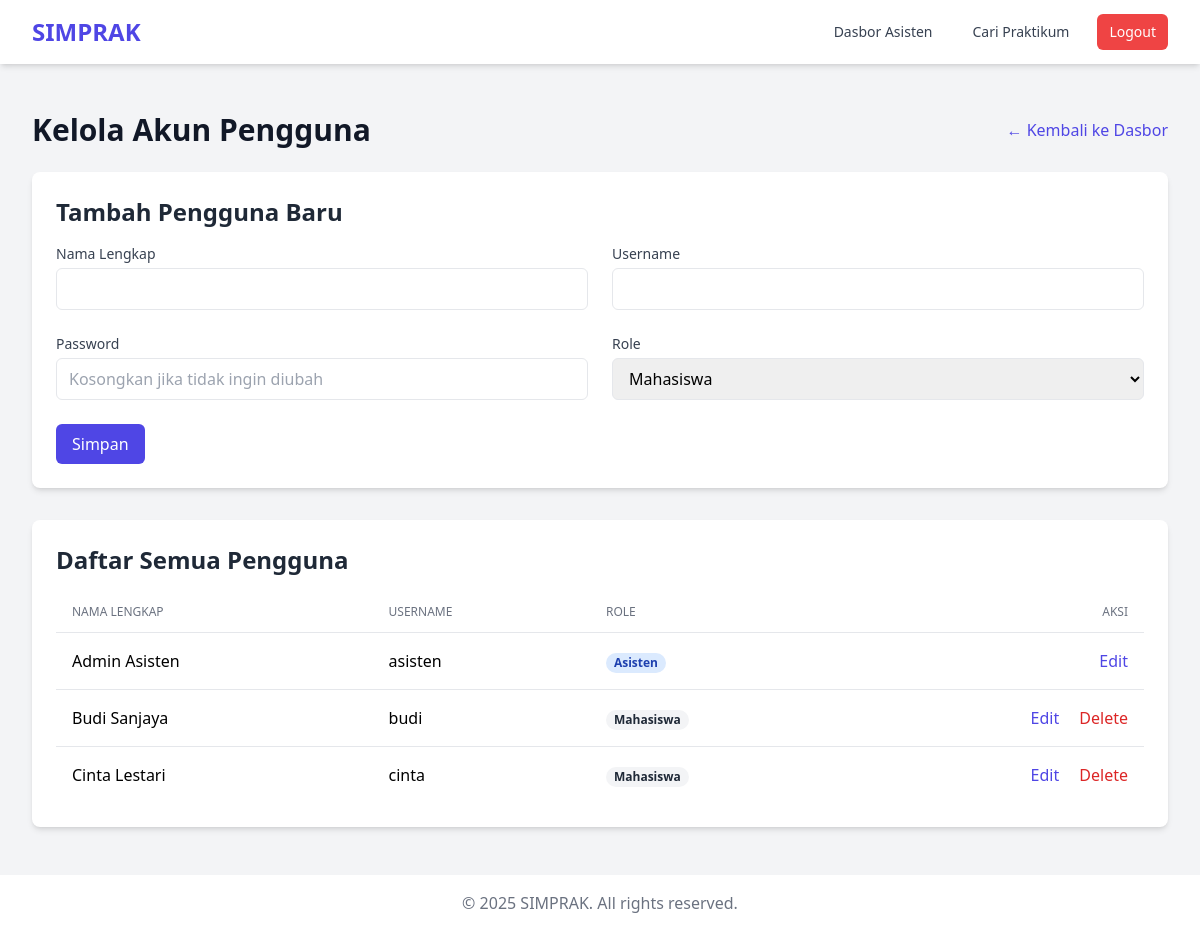
Screenshot of /index.php?page=manage_users (signed in) with the database file from the repository.
### tables this page shows
CREATE TABLE `users` (
  `id` int(11) NOT NULL AUTO_INCREMENT,
  `nama_lengkap` varchar(255) NOT NULL,
  `username` varchar(100) NOT NULL,
  `password` varchar(255) NOT NULL,
  `role` enum('mahasiswa','asisten') NOT NULL,
  `created_at` timestamp NOT NULL DEFAULT current_timestamp(),
  PRIMARY KEY (`id`),
  UNIQUE KEY `username` (`username`)
);

### src/views/asisten/manage_users.php (the view, shortened to what this page needs)
<?php
require_once __DIR__ . '/../../../config/database.php';
include_once __DIR__ . '/../templates/header.php';
$result = $conn->query("SELECT id, nama_lengkap, username, role FROM users ORDER BY created_at DESC");
?>
<div class="px-4 py-6 sm:px-0">
    <div class="flex justify-between items-center mb-6">
        <h1 class="text-3xl font-bold text-gray-900">Kelola Akun Pengguna</h1>
        <a href="index.php?page=asisten_dashboard" class="text-indigo-600 hover:underline">&larr; Kembali ke Dasbor</a>
    </div>
    <div class="bg-white p-6 rounded-lg shadow-md mb-8">
        <h2 id="form-title-user" class="text-2xl font-semibold text-gray-800 mb-4">Tambah Pengguna Baru</h2>
        <form id="user-form" action="index.php" method="POST">
            <div class="grid grid-cols-1 md:grid-cols-2 gap-6">
                <div>
                    <label for="nama_lengkap" class="block text-sm font-medium text-gray-700">Nama Lengkap</label>
                    <input type="text" name="nama_lengkap" id="nama_lengkap" required class="w-full px-3 py-2 mt-1 border rounded-md">
                </div>
                 <div>
                    <label for="username" class="block text-sm font-medium text-gray-700">Username</label>
                    <input type="text" name="username" id="username" required class="w-full px-3 py-2 mt-1 border rounded-md">
                </div>
                <div>
                    <label for="password" class="block text-sm font-medium text-gray-700">Password</label>
                    <input type="password" name="password" id="password" class="w-full px-3 py-2 mt-1 border rounded-md" placeholder="Kosongkan jika tidak ingin diubah">
                </div>
                <div>
                    <label for="role" class="block text-sm font-medium text-gray-700">Role</label>
                    <select name="role" id="role" required class="w-full px-3 py-2 mt-1 border rounded-md">
                        <option value="mahasiswa">Mahasiswa</option>
                    </select>
                </div>
            </div>
            <div class="mt-6 flex items-center space-x-4">
                <button type="submit" id="submit-button-user" class="px-4 py-2 font-medium text-white bg-indigo-600 rounded-md hover:bg-indigo-700">Simpan</button>
            </div>
        </form>
    </div>
    <div class="bg-white p-6 rounded-lg shadow-md overflow-x-auto">
        <h2 class="text-2xl font-semibold text-gray-800 mb-4">Daftar Semua Pengguna</h2>
        <table class="min-w-full divide-y divide-gray-200">
            <thead>
                <tr>
                    <th class="px-4 py-3 text-left text-xs font-medium text-gray-500 uppercase">Nama Lengkap</th>
                    <th class="px-4 py-3 text-left text-xs font-medium text-gray-500 uppercase">Username</th>
                    <th class="px-4 py-3 text-left text-xs font-medium text-gray-500 uppercase">Role</th>
                    <th class="px-4 py-3 text-right text-xs font-medium text-gray-500 uppercase">Aksi</th>
                </tr>
            </thead>
            <tbody class="bg-white divide-y divide-gray-200">
                <?php while($row = $result->fetch_assoc()): ?>
                <tr>
                    <td class="px-4 py-4"><?= htmlspecialchars($row['nama_lengkap']) ?></td>
                    <td class="px-4 py-4"><?= htmlspecialchars($row['username']) ?></td>
                    <td class="px-4 py-4">
                        <span class="px-2 inline-flex text-xs leading-5 font-semibold rounded-full
                            <?= $row['role'] == 'asisten' ? 'bg-blue-100 text-blue-800' : 'bg-gray-100 text-gray-800' ?>">
                            <?= ucfirst($row['role']) ?>
                        </span>
                    </td>
                    <td class="px-4 py-4 text-right">
                        <button onclick="editUserForm(<?= $row['id'] ?>, '<?= htmlspecialchars(addslashes($row['nama_lengkap'])) ?>', '<?= htmlspecialchars(addslashes($row['username'])) ?>', '<?= $row['role'] ?>')" class="text-indigo-600 hover:text-indigo-900">Edit</button>
                        <?php if ($row['id'] != $_SESSION['user_id']):  ?>
                            <a href="index.php?action=delete_user&id=<?= $row['id'] ?>" onclick="return confirm('Yakin ingin menghapus pengguna ini? Semua data terkait (laporan, etc) akan ikut terhapus.')" class="text-red-600 hover:text-red-900 ml-4">Delete</a>
                        <?php endif; ?>
                    </td>
                </tr>
                <?php endwhile; ?>
            </tbody>
        </table>
    </div>
</div>
<?php include_once __DIR__ . '/../templates/footer.php'; ?>

### rows the page displays
users: nama_lengkap "Admin Asisten", username "asisten", role "Asisten"
users: nama_lengkap "Budi Sanjaya", username "budi", role "Mahasiswa"
users: nama_lengkap "Cinta Lestari", username "cinta", role "Mahasiswa"
